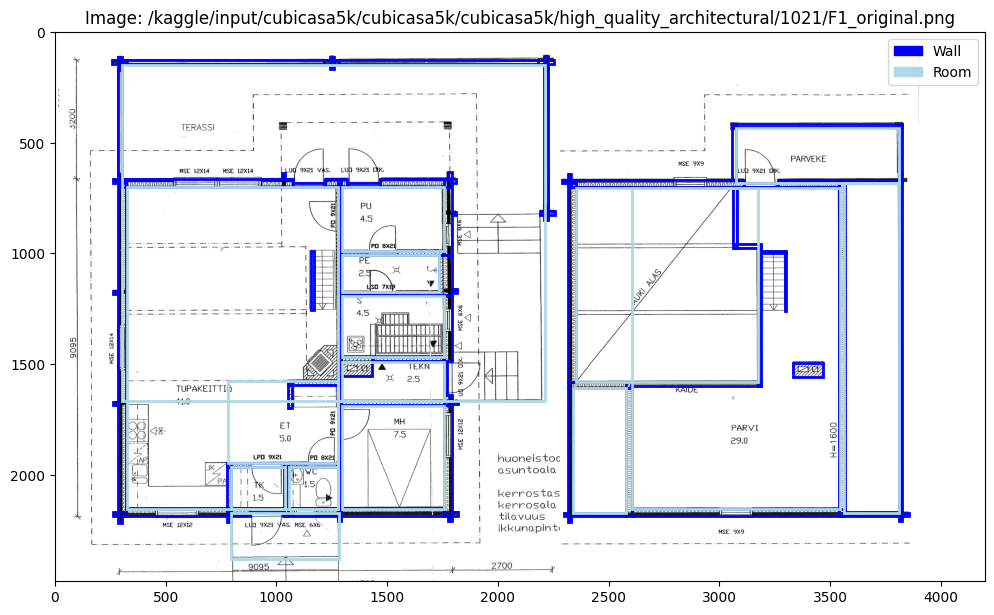
#> input picture AI/ref/floorplan-detection-main/floorplan-detection-main/examples/image.png, 994 x 615 px
$ python -i preprocessing.py   (imports and definitions only)
#> lines starting #> are read from the running program, lines starting #| are printed output that depends on the picture; after the words box and inside, x2 and y2 are one past the last pixel; in counts of white or black regions, pixels touching at a corner belong together
#> further down, picture is the input picture: shape (615, 994, 3); mean B, G, R 244.6, 236.5, 234.9
"""
Floor Plan Preprocessing Module

Preprocesses floor plan images for optimal detection:
- Grayscale conversion
- Contrast enhancement
- Binary thresholding
- Edge detection
- Noise removal
"""

import cv2
import numpy as np
from typing import Dict, Any


def remove_colored_annotations(image: np.ndarray) -> np.ndarray:
    """
    Remove colored annotations (like room highlights, markers) while keeping black lines.

    Args:
        image: BGR input image

    Returns:
        Image with colored annotations removed
    """
    # Convert to HSV
    hsv = cv2.cvtColor(image, cv2.COLOR_BGR2HSV)
#> hsv: shape (615, 994, 3); mean H, S, V 7.7, 10.2, 244.6

    # Create mask for colored regions (high saturation)
    # This catches colored markers, highlights, etc.
    saturation = hsv[:, :, 1]
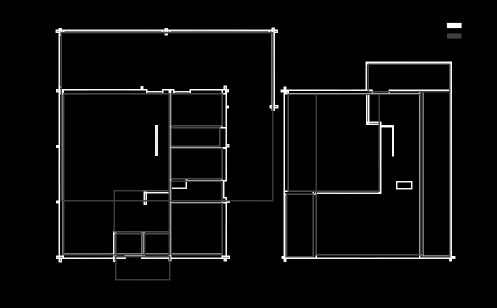
#> saturation: shape (615, 994) (shown at 1/2 size); min 0, max 255, mean 10.2
    colored_mask = saturation > 50
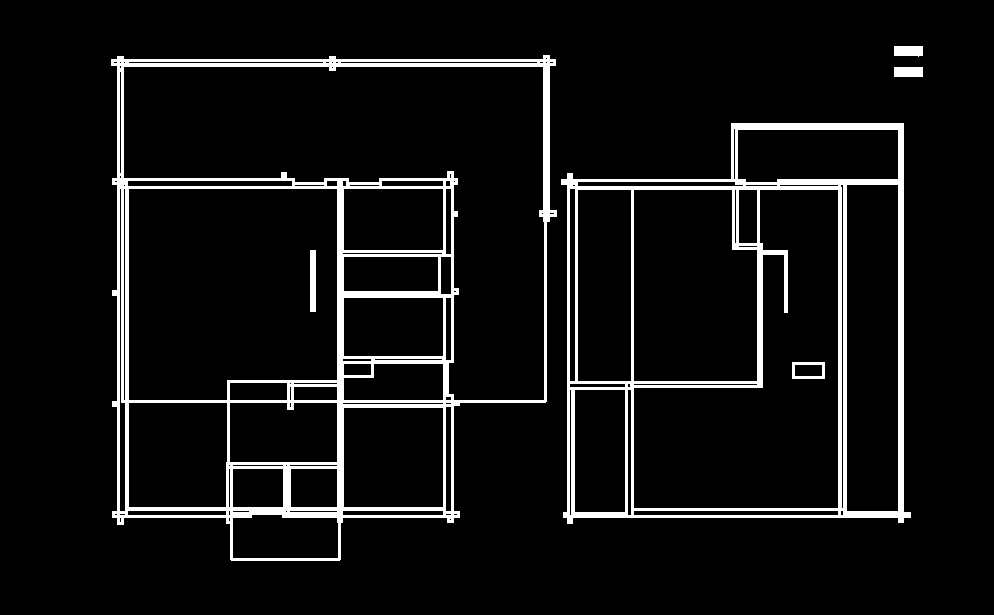
#> colored_mask: shape (615, 994) bool; 7% white; 6 white regions, box (x1, y1, x2, y2) and area: (111, 55, 557, 561) 24347, (561, 123, 911, 524) 17523, (310, 250, 316, 312) 372, (894, 46, 923, 57) 291, (894, 67, 923, 77) 290, (792, 362, 825, 379) 264

    # Replace colored regions with white
    result = image.copy()
    result[colored_mask] = [255, 255, 255]
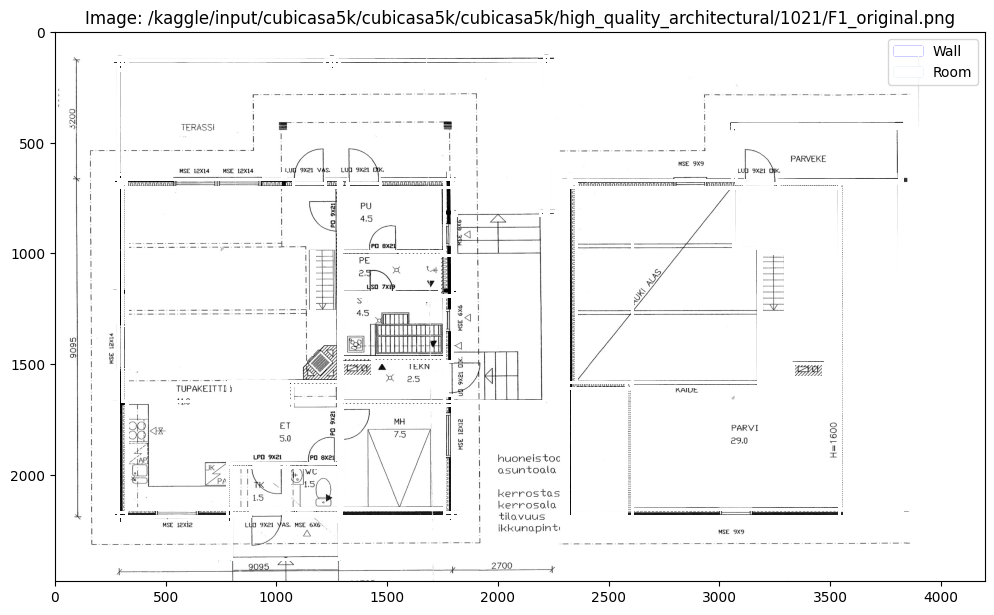
#> result: shape (615, 994, 3); 7.05% of pixels changed, all inside (x1, y1, x2, y2) = (111, 46, 923, 561)

    return result


def enhance_contrast(gray_image: np.ndarray, clip_limit: float = 2.0) -> np.ndarray:
    """
    Enhance contrast using CLAHE (Contrast Limited Adaptive Histogram Equalization).

    Args:
        gray_image: Grayscale input image
        clip_limit: CLAHE clip limit parameter

    Returns:
        Contrast-enhanced image
    """
    clahe = cv2.createCLAHE(clipLimit=clip_limit, tileGridSize=(8, 8))
    return clahe.apply(gray_image)


def thicken_walls(binary_image: np.ndarray, kernel_size: int = 2) -> np.ndarray:
    """
    Thicken wall lines using morphological dilation.

    Args:
        binary_image: Binary input image
        kernel_size: Dilation kernel size

    Returns:
        Image with thickened lines
    """
    kernel = cv2.getStructuringElement(cv2.MORPH_RECT, (kernel_size, kernel_size))
    return cv2.dilate(binary_image, kernel, iterations=1)


def remove_noise(image: np.ndarray, kernel_size: int = 3) -> np.ndarray:
    """
    Remove small noise using median blur.

    Args:
        image: Input image
        kernel_size: Blur kernel size (must be odd)

    Returns:
        Denoised image
    """
    return cv2.medianBlur(image, kernel_size)


def normalize_lighting(gray_image: np.ndarray) -> np.ndarray:
    """
    Normalize uneven lighting using adaptive thresholding background subtraction.

    Args:
        gray_image: Grayscale input image

    Returns:
        Lighting-normalized image
    """
    # Estimate background using large blur
    background = cv2.GaussianBlur(gray_image, (99, 99), 0)
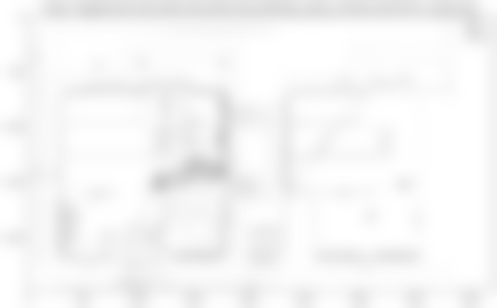
#> background: shape (615, 994) (shown at 1/2 size); min 201, max 255, mean 245.8

    # Subtract background
    normalized = cv2.subtract(background, gray_image)
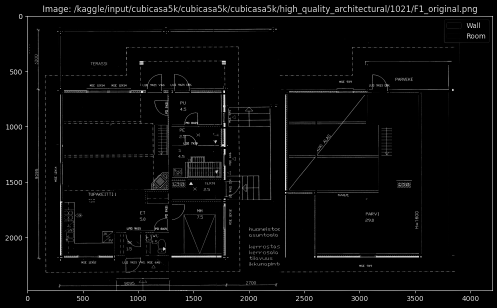
#> normalized: shape (615, 994) (shown at 1/2 size); min 0, max 248, mean 7.5

    # Invert so lines are dark
    normalized = 255 - normalized

    return normalized


def preprocess_floor_plan(image: np.ndarray, options: Dict = None) -> Dict[str, Any]:
    """
    Main preprocessing pipeline for floor plan images.

    Args:
        image: BGR input image
        options: Preprocessing options dict with keys:
            - remove_colors: Remove colored annotations (default: True)
            - enhance: Apply contrast enhancement (default: True)
            - denoise: Apply noise removal (default: True)
            - thicken: Thicken wall lines (default: True)
            - normalize: Normalize lighting (default: True)

    Returns:
        Dict with:
            - original: Original image
            - gray: Grayscale image
            - binary: Binary thresholded image
            - edges: Edge-detected image
    """
    if options is None:
        options = {}

    # Get options with defaults
    remove_colors = options.get('remove_colors', True)
    enhance = options.get('enhance', True)
    denoise = options.get('denoise', True)
    thicken = options.get('thicken', True)
    normalize = options.get('normalize', True)

    result = {
        'original': image.copy()
    }

    # Step 1: Remove colored annotations
    if remove_colors:
        image = remove_colored_annotations(image)

    # Step 2: Convert to grayscale
    gray = cv2.cvtColor(image, cv2.COLOR_BGR2GRAY)

    # Step 3: Normalize lighting
    if normalize:
        gray = normalize_lighting(gray)

    # Step 4: Enhance contrast
    if enhance:
        gray = enhance_contrast(gray)

    # Step 5: Remove noise
    if denoise:
        gray = remove_noise(gray)

    result['gray'] = gray

    # Step 6: Binary thresholding
    _, binary = cv2.threshold(gray, 0, 255, cv2.THRESH_BINARY_INV + cv2.THRESH_OTSU)
#> binary: shape (615, 994); 2.8% white in thin lines or dots

    # Step 7: Thicken walls
    if thicken:
        binary = thicken_walls(binary, kernel_size=2)
#> in thicken_walls, `return cv2.dilate(binary_image, kernel, iterations=1)`:
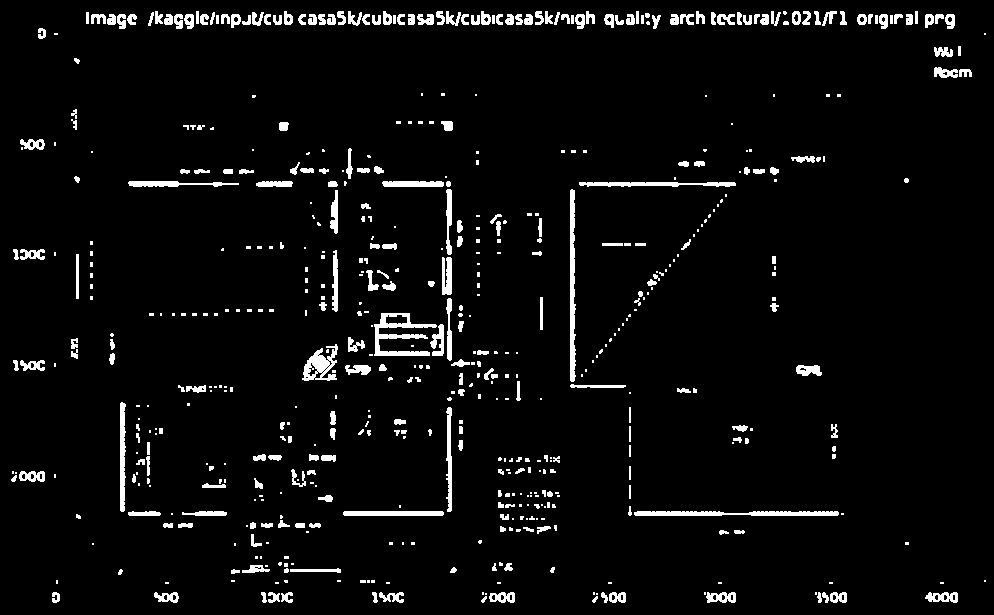
#> returned value: shape (615, 994); 4.5% white; 583 white regions (294 under 20 px), largest, box (x1, y1, x2, y2) and area: (374, 313, 437, 356) 1001, (570, 189, 576, 382) 927, (634, 511, 839, 516) 888

    result['binary'] = binary

    # Step 8: Edge detection
    edges = cv2.Canny(gray, 50, 150, apertureSize=3)
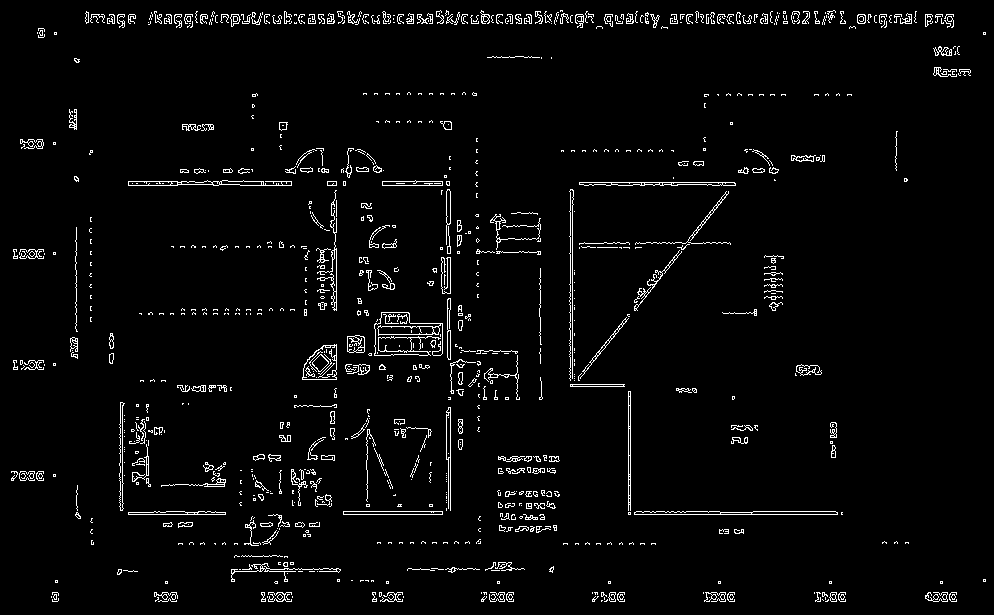
#> edges: shape (615, 994); 3.3% white in thin lines or dots
    result['edges'] = edges

    return result

>>> import cv2
>>> picture = cv2.imread('../ref/floorplan-detection-main/floorplan-detection-main/examples/image.png')
>>> result = preprocess_floor_plan(picture)
#> result = 4 items

$ run again, on AI/ref/floorplan-detection-main/floorplan-detection-main/examples/example_truebuilt.png
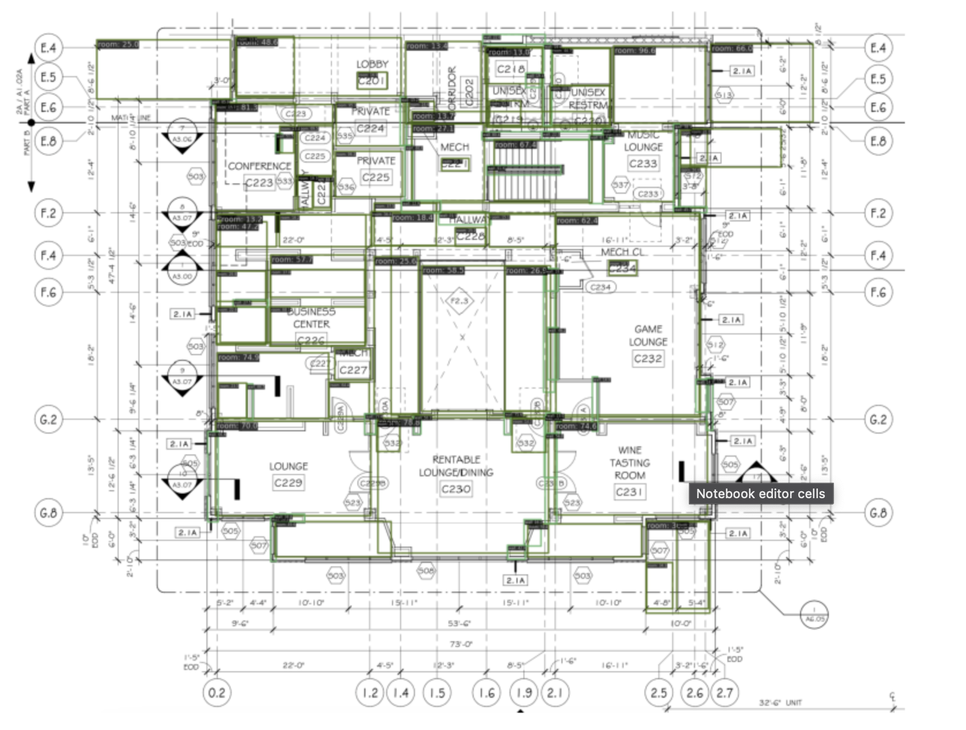
#> input picture AI/ref/floorplan-detection-main/floorplan-detection-main/examples/example_truebuilt.png, 966 x 730 px, shrunk from 1676 x 1266 before the run
#> picture is the input picture: shape (730, 966, 3); mean B, G, R 232, 234.9, 233.7
#> hsv: shape (730, 966, 3); mean H, S, V 6.2, 5.1, 234.9
#> in remove_colored_annotations, `colored_mask = saturation > 50`:
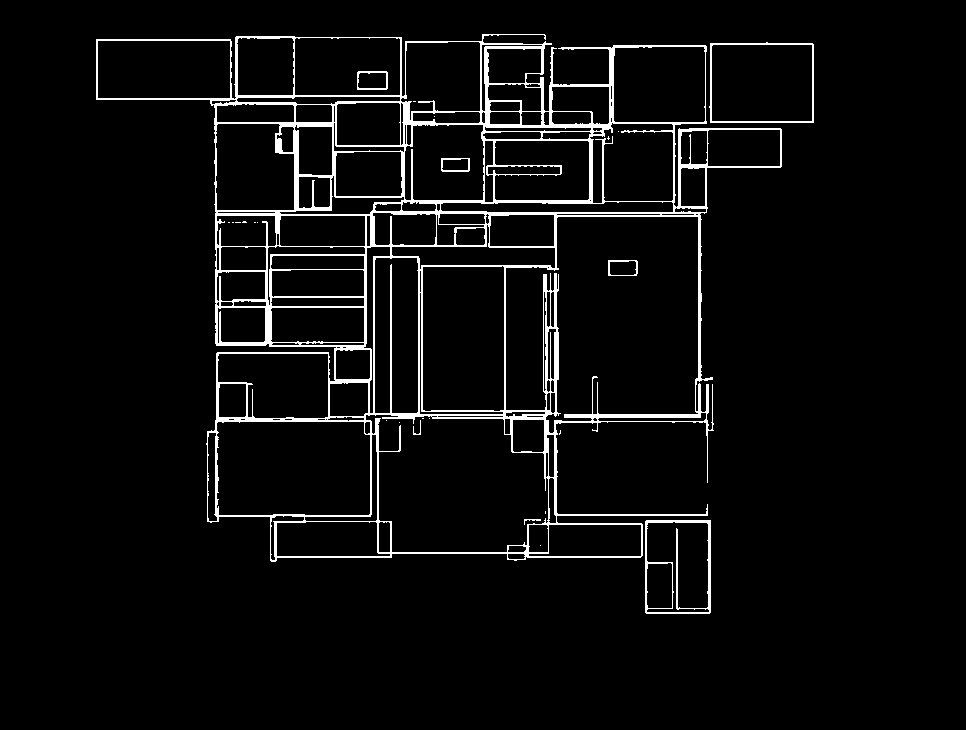
#> colored_mask: shape (730, 966) bool; 4.7% white; 25 white regions (17 under 20 px), largest, box (x1, y1, x2, y2) and area: (96, 34, 782, 562) 30461, (645, 520, 711, 614) 1109, (709, 42, 814, 123) 724
#> binary: shape (730, 966); 7.7% white; 1387 white regions (826 under 20 px), largest, box (x1, y1, x2, y2) and area: (689, 429, 834, 507) 2991, (138, 105, 216, 323) 2036, (276, 554, 645, 575) 2026
#> in preprocess_floor_plan, `edges = cv2.Canny(gray, 50, 150, apertureSize=3)`:
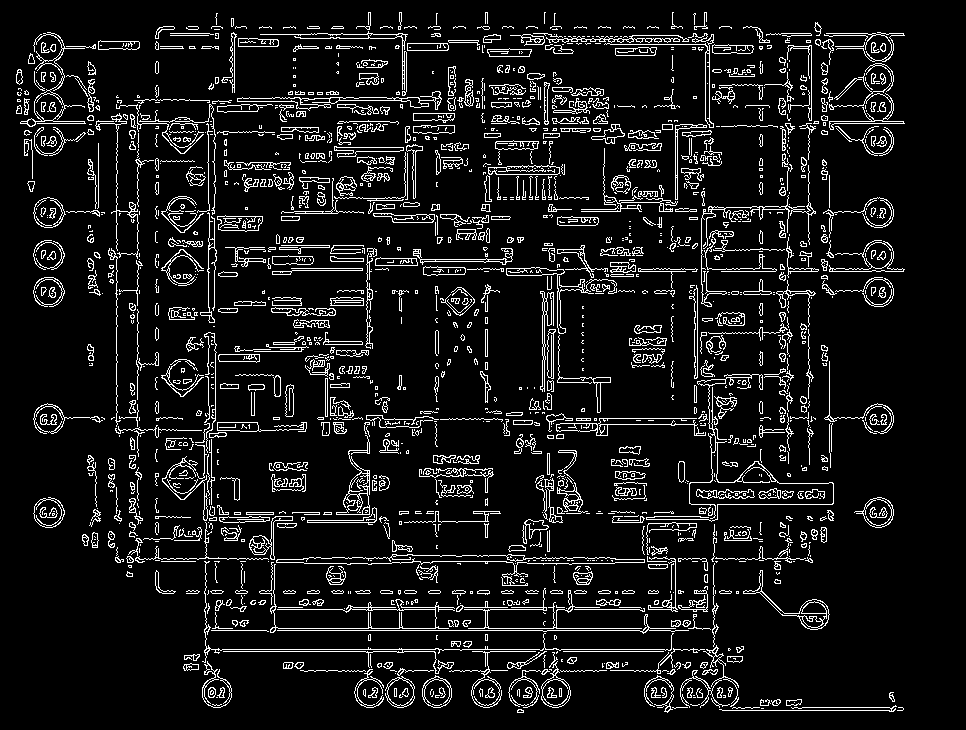
#> edges: shape (730, 966); 9% white in thin lines or dots, all inside (x1, y1, x2, y2) = (16, 12, 905, 713)
#> `result = preprocess_floor_plan(picture)`: result = 4 items

$ run again, on AI/ref/floorplan-detection-main/floorplan-detection-main/examples/swin_transformer.png
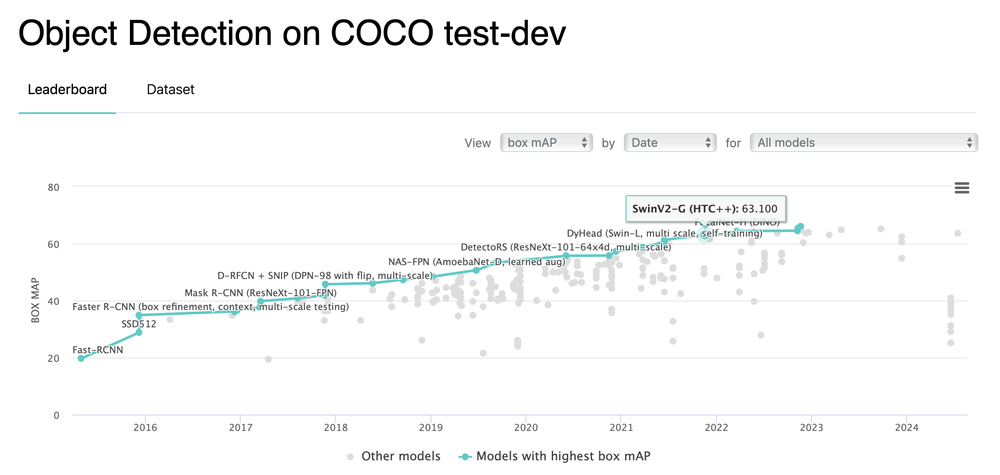
#> input picture AI/ref/floorplan-detection-main/floorplan-detection-main/examples/swin_transformer.png, 1000 x 475 px, shrunk from 2318 x 1100 before the run
#> picture is the input picture: shape (475, 1000, 3); mean B, G, R 248.8, 248.8, 248.2
#> hsv: shape (475, 1000, 3); mean H, S, V 3.1, 0.8, 248.8
#> in remove_colored_annotations, `colored_mask = saturation > 50`:
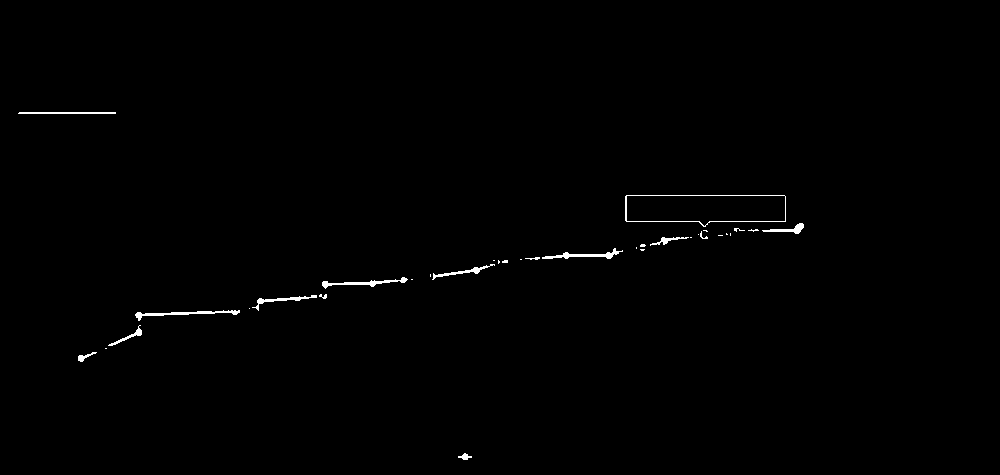
#> colored_mask: shape (475, 1000) bool; 0.54% white; 34 white regions (19 under 20 px), largest, box (x1, y1, x2, y2) and area: (625, 195, 786, 227) 402, (135, 310, 240, 321) 310, (542, 248, 623, 259) 278
#> binary: shape (475, 1000); 2.2% white; 379 white regions (252 under 20 px), largest, box (x1, y1, x2, y2) and area: (357, 19, 381, 46) 267, (408, 19, 433, 46) 265, (19, 19, 44, 46) 263
#> in preprocess_floor_plan, `edges = cv2.Canny(gray, 50, 150, apertureSize=3)`:
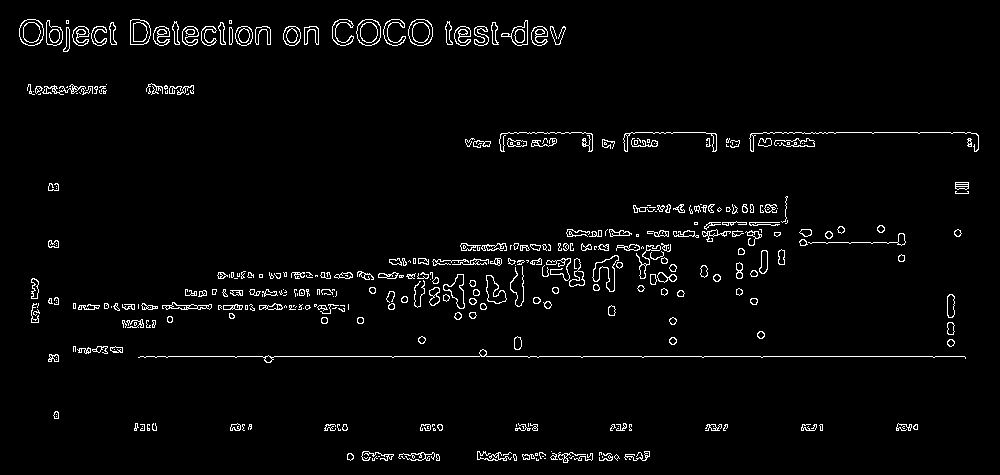
#> edges: shape (475, 1000); 3% white in thin lines or dots, all inside (x1, y1, x2, y2) = (19, 19, 979, 463)
#> `result = preprocess_floor_plan(picture)`: result = 4 items
